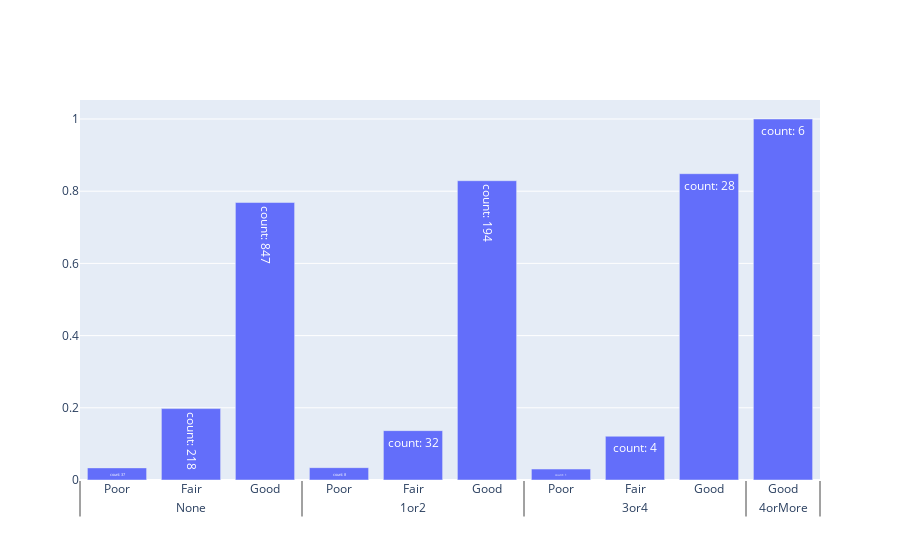

This figure's notebook cell:
### Code cell
# do query + get data
q = b_epnt + f"$select=spc_common,health,steward,count(tree_id)" +\
        f"&$where=boroname=\'{boro}\'" +\
        f" AND spc_common=\'{tree}\'" +\
        f"&$group=spc_common,health, steward"
df = pd.read_json(q.replace(' ', '%20'))

# make overall health condition 
hdf = df.groupby('health').sum()
hdf['health_proportion'] = hdf['count_tree_id']/hdf['count_tree_id'].sum()
hdf.reset_index(inplace=True)
hdf['health'] = pd.Categorical(hdf['health'], ['Good', 'Fair', 'Poor'])
hdf.sort_values('health', axis=0, inplace=True)
query_bar = px.bar(hdf, x='health', y='health_proportion', color='health', barmode='group')

# make steward bar
df['health'] = pd.Categorical(df['health'], ['Poor', 'Fair', 'Good'])
df.sort_values(['steward', 'health'], inplace=True)
prop = []
stwd_grouped = df.groupby('steward')
for stwd, group in stwd_grouped:     
    prop.extend(group['count_tree_id']/group['count_tree_id'].sum())
df['health_proportion'] = prop
df['steward'] = pd.Categorical(df['steward'], ['None', '1or2', '3or4', '4orMore'])
df.sort_values(['steward', 'health'], axis=0, inplace=True)
stwd_bar = go.Figure()
stwd_bar.add_trace(go.Bar(x = [df['steward'], df['health']],
                     y=df['health_proportion'],
                     text='count: ' + df['count_tree_id'].astype(str),
                     textposition='inside',))

### Figure 1 — Plotly figure (JSON) as saved in the notebook; plotly's stock layout.template omitted (floating-point values rounded to 4 significant figures)
{"data": [{"text": ["count: 37", "count: 218", "count: 847", "count: 8", "count: 32", "count: 194", "count: 1", "count: 4", "count: 28", "count: 6"], "textposition": "inside", "type": "bar", "x": [["None", "None", "None", "1or2", "1or2", "1or2", "3or4", "3or4", "3or4", "4orMore"], ["Poor", "Fair", "Good", "Poor", "Fair", "Good", "Poor", "Fair", "Good", "Good"]], "y": [0.03358, 0.1978, 0.7686, 0.03419, 0.1368, 0.8291, 0.0303, 0.1212, 0.8485, 1]}], "layout": {}}
